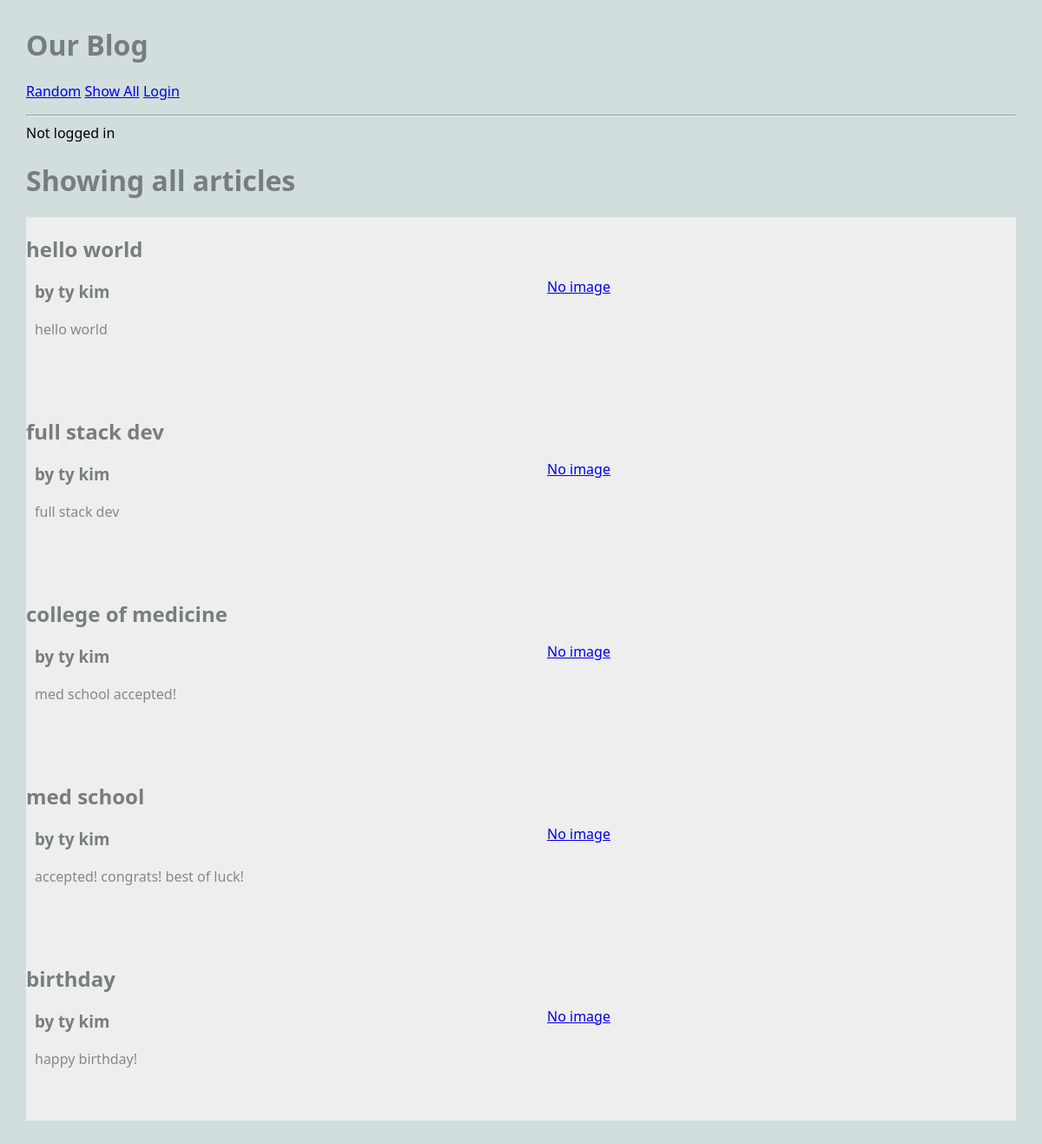
/blog/show_all, run on an earlier commit of the app's database.
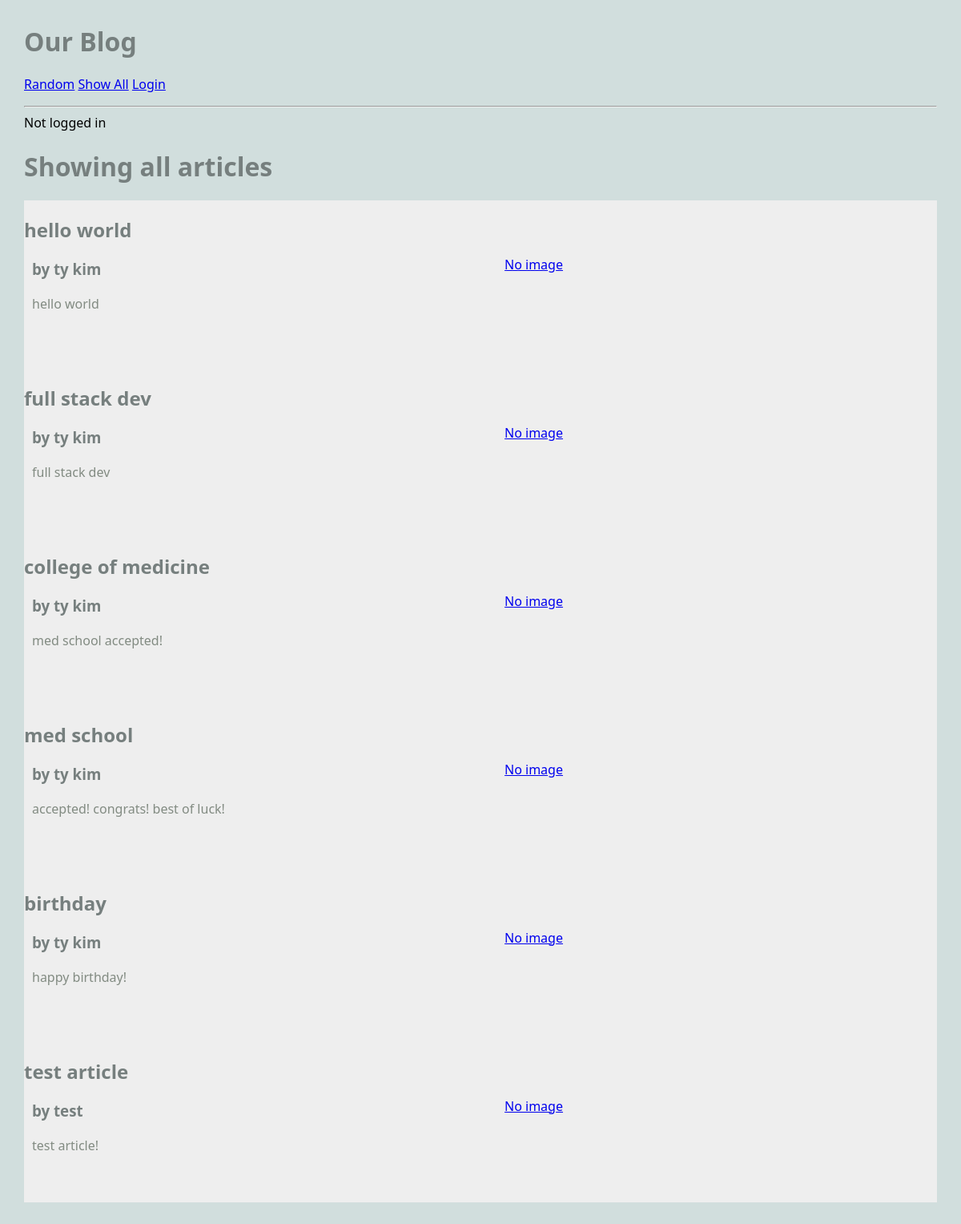
And on a later commit of the database.
### blog/models.py (models this page shows, shortened)
class Article(models.Model):
    title = models.TextField(blank=True)
    author = models.TextField(blank=True)
    text = models.TextField(blank=True)
    published = models.DateTimeField(auto_now=True)
    image_file = models.ImageField(blank=True)
    user = models.ForeignKey(User, on_delete=models.CASCADE)
    def __str__(self):
        return f'{self.title} by {self.author}'

### blog/views.py (the view)
# urls.py: path('show_all', ShowAllView.as_view(), name="show_all"),
class ShowAllView(ListView):
    model = Article
    template_name = "blog/show_all.html"
    context_object_name = "articles"
    def dispatch(self, request, *args, **kwargs):
        if request.user.is_authenticated:
            print(f'ShowAllView.dispatch(): request.user={request.user}')
        else:
            print(f'ShowAllView.dispatch(): not logged in.')
        return super().dispatch(request, *args, **kwargs)

### blog/templates/blog/show_all.html
{% extends 'blog/base.html' %}
{% block content %}
<h1>Showing all articles</h1>
<main class="grid-container">
    {% for article in articles %}
    <article class="featured">
        <div>
            <h2>{{ article.title }}</h2>
            <h3>by {{ article.author }}</h3>
            <p>
                {{ article.text }}
            </p>
        </div>
        <a href="{% url 'article' article.pk %}">
            {% if article.image_file %}
            <img src="{{ article.image_file.url }}">
            {% else %}
            No image
            {% endif %}
        </a>
    </article>
    {% endfor %}
</main>
{% endblock %}

### blog/templates/blog/base.html (shortened to what this page needs)
{% load static %}
<html>
    <head>
        <link rel="stylesheet" href="{% static 'styles-blog.css' %}">
    </head>
    <body>
        <head>
            <h1>Our Blog</h1>
            <nav>
                <ul>
                    <li><a href="{% url 'random' %}">Random</a></li>
                    <li><a href="{% url 'show_all' %}">Show All</a></li>
                    {% if request.user.is_authenticated %}
                        <li><a href="{% url 'create_article' %}">Create</a></li>
                        <form action="{% url 'logout' %}" method="POST">
                            {% csrf_token %}
                            <input type="submit" value="Logout">
                        </form>
                    {% else %}
                        <li><a href="{% url 'login' %}">Login</a></li>
                    {% endif %}
                </ul>
                <hr>
                {% if request.user.is_authenticated %}
                    Logged in as: {{request.user}}
                {% else %}
                    Not logged in
                {% endif %}
            </nav>
        </head>
        {% block content %}
        {% endblock %}
    </body>
</html>

### static/styles-blog.css (style rules this page uses)
body { margin: 30px; background: #d1dedd; font-family:'Segoe UI', Tahoma, Geneva, Verdana, sans-serif; }
ul, li { padding: 0px; list-style-type: none; }
h1, h2, h3 { color: #767f7e; }
p { color: #828b82; }
.grid-container { background: #eee; max-width: 900px; display: grid; grid-template-columns: repeat(3, 1fr); grid-gap: 10px; max-width: 1200px; margin: 20px auto; }
article.featured { grid-column: span 3; display: grid; gap: 60px; grid-template-columns: 1fr 1fr; align-items: center; border-bottom: 1px #bbc7c7; padding-bottom: 40px; }
article p, article h3 { margin: 20px 10px; }
nav li { display: inline; }

What changed in the data, as far as the page shows it:
added Article: title "test article", author "test", text "test article!", image_file "No image"
